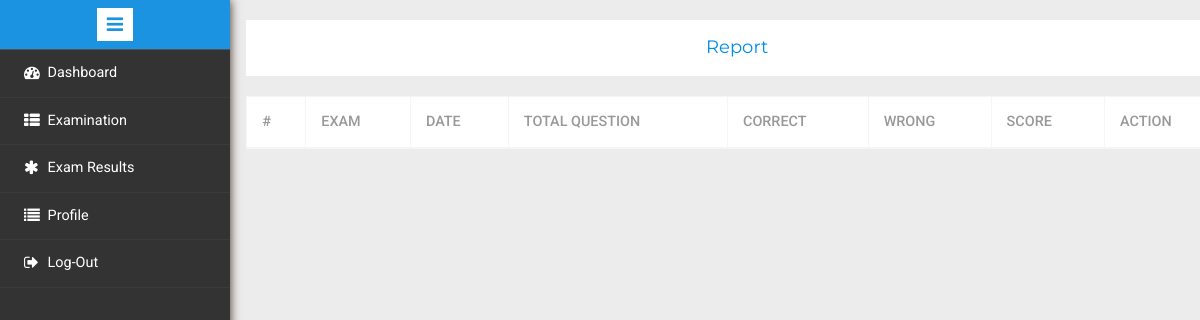
The page /candidate/report.php (signed in) on the database as committed earlier.
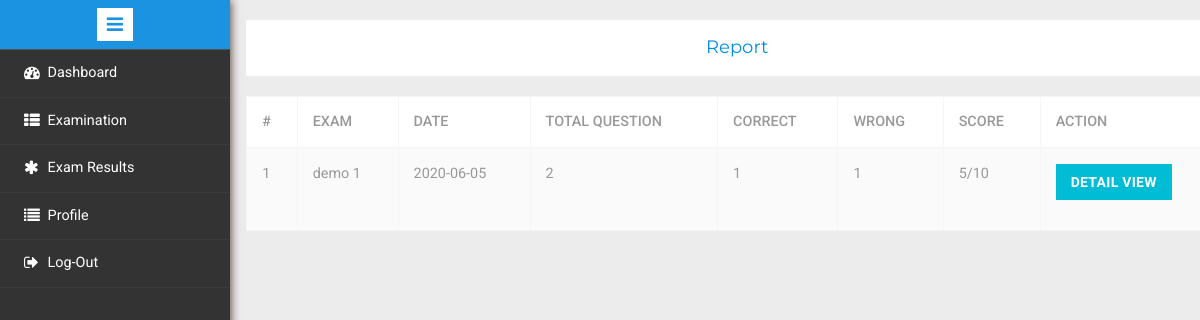
The same page on the database as committed later.
### tables this page shows
CREATE TABLE `report` (
  `id` int(11) NOT NULL,
  `exam_id` int(11) NOT NULL,
  `applicant_id` int(11) NOT NULL,
  `report` varchar(2000) NOT NULL,
  `time_remaining` varchar(200) NOT NULL
);

CREATE TABLE `active_exams` (
  `id` int(11) NOT NULL,
  `title` varchar(200) NOT NULL,
  `date` date NOT NULL,
  `time` time NOT NULL,
  `duration` time NOT NULL,
  `purpose` varchar(100) NOT NULL,
  `total_question` int(11) NOT NULL,
  `total_marks` int(11) NOT NULL,
  `exam_key` varchar(100) NOT NULL,
  `negative_marking` varchar(100) NOT NULL,
  `questions` varchar(200) NOT NULL,
  `examiner_id` int(11) NOT NULL,
  `status` int(11) NOT NULL DEFAULT 0
);

### candidate/report.php (the view, shortened to what this page needs)
<?php
    require_once 'database.php';
    require_once 'layout.php';
?>
<html>
    <head>
    </head>
    <body>
        <div class="page-container">
            <div class="left-content">
                <div class="mother-grid-inner">
                    <ol class="breadcrumb">
			            <center>
                            <li class="breadcrumb-item">
                                <h4><a>Report</a></h4>
                            </li>
                        </center>
		            </ol>
                    <div class="bg-light table-responsive">
                    <table class="table table-bordered table-hover">
                        <thead>
                            <tr>
                                <th>#</th>
                                <th>Exam</th>
                                <th>Date</th>
                                <th>Total Question</th>
                                <th>Correct</th>
                                <th>Wrong</th>
                                <th>Score</th>
                                <th>Action</th>
                            </tr>
                        </thead>
                        <tbody>
                        <?php
                        $query="select * from report where applicant_id='".$_SESSION['candidate_id']."'";
                        $result=$con->query($query);
                        $index=0;
                        while($fetchData=$result->fetch_assoc()){
                            $index++;
                            $fetchData1=$con->query("select * from active_exams where status=0 and id='".$fetchData['exam_id']."' order by date desc")->fetch_assoc();
                            $exam=$fetchData1['title'];
                            $date=$fetchData1['date'];
                            $total_question=$fetchData1['total_question'];
                            $total_marks=$fetchData1['total_marks'];
                            $report=$fetchData['report'];
                            $report=json_decode($report);
                            $correct=0;
                            $wrong=0;
                            $count=count($report);
                            for($i=0;$i<$count;$i++){
                                $qid=$report[$i]->qid;
                                $aid=$report[$i]->aid;
                                $data=$con->query("select answer_id from question where question_id='$qid' and status='0'")->fetch_assoc();
                                $data=$data['answer_id'];
                                if($aid==$data) $correct++;
                                else $wrong++;
                            }
                            $score=$correct;
                            $score=$score*$total_marks/$total_question;
                        ?>
                            <tr>
                                <td><?php echo $index; ?></td>
                                <td><?php echo $exam; ?></td>
                                <td><?php echo $date; ?></td>
                                <td><?php echo $total_question; ?></td>
                                <td><?php echo $correct; ?></td>
                                <td><?php echo $wrong; ?></td>
                                <td><?php echo $score."/".$total_marks; ?></td>
                                <td>
                                    <form method="post">
                                        <button class="btn btn-primary" name="detail_view" type="submit">Detail View</button>
                                    </form>
                                </td>
                            </tr>
                        <?php }?>
                        </tbody>
                    </table>
                    </div>
                </div>
            </div>
        </div>
    </body>
</html>

Rows that differ between the two databases and show on the page:
added report: active_exams.title "demo 1", active_exams.date "2020-06-05", active_exams.total_question "2", correct "1", wrong "1", active_exams.total_marks+total_question "5", active_exams.total_marks "10"
